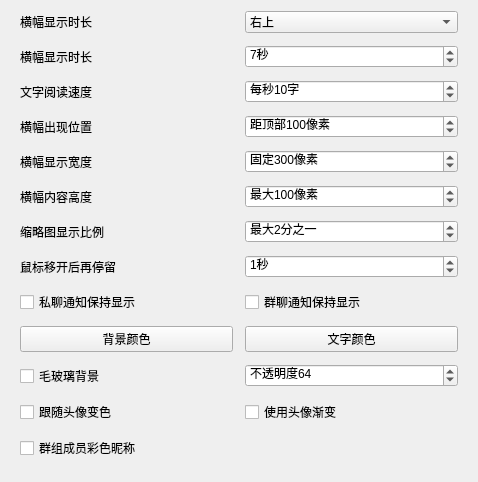
<?xml version="1.0" encoding="UTF-8"?>
<ui version="4.0">
 <class>BannerWidget</class>
 <widget class="QWidget" name="BannerWidget">
  <property name="geometry">
   <rect>
    <x>0</x>
    <y>0</y>
    <width>478</width>
    <height>482</height>
   </rect>
  </property>
  <property name="windowTitle">
   <string>Form</string>
  </property>
  <layout class="QVBoxLayout" name="verticalLayout">
   <item>
    <layout class="QGridLayout" name="gridLayout">
     <property name="leftMargin">
      <number>9</number>
     </property>
     <property name="rightMargin">
      <number>9</number>
     </property>
     <property name="spacing">
      <number>12</number>
     </property>
     <item row="7" column="1">
      <widget class="QSpinBox" name="retentionDurationSpin">
       <property name="toolTip">
        <string/>
       </property>
       <property name="suffix">
        <string>秒</string>
       </property>
       <property name="prefix">
        <string/>
       </property>
       <property name="minimum">
        <number>0</number>
       </property>
       <property name="maximum">
        <number>60</number>
       </property>
       <property name="singleStep">
        <number>1</number>
       </property>
       <property name="value">
        <number>1</number>
       </property>
      </widget>
     </item>
     <item row="4" column="1">
      <widget class="QSpinBox" name="fixedWidthSpin">
       <property name="toolTip">
        <string/>
       </property>
       <property name="suffix">
        <string>像素</string>
       </property>
       <property name="prefix">
        <string>固定</string>
       </property>
       <property name="minimum">
        <number>100</number>
       </property>
       <property name="maximum">
        <number>3000</number>
       </property>
       <property name="singleStep">
        <number>100</number>
       </property>
       <property name="value">
        <number>300</number>
       </property>
      </widget>
     </item>
     <item row="10" column="1">
      <widget class="QSpinBox" name="frostedGlassOpacitySpin">
       <property name="toolTip">
        <string/>
       </property>
       <property name="suffix">
        <string/>
       </property>
       <property name="prefix">
        <string>不透明度</string>
       </property>
       <property name="minimum">
        <number>0</number>
       </property>
       <property name="maximum">
        <number>255</number>
       </property>
       <property name="singleStep">
        <number>32</number>
       </property>
       <property name="value">
        <number>64</number>
       </property>
      </widget>
     </item>
     <item row="6" column="1">
      <widget class="QSpinBox" name="thumbnailPropSpin">
       <property name="toolTip">
        <string/>
       </property>
       <property name="suffix">
        <string>分之一</string>
       </property>
       <property name="prefix">
        <string>最大</string>
       </property>
       <property name="minimum">
        <number>1</number>
       </property>
       <property name="maximum">
        <number>99</number>
       </property>
       <property name="singleStep">
        <number>1</number>
       </property>
       <property name="value">
        <number>2</number>
       </property>
      </widget>
     </item>
     <item row="6" column="0">
      <widget class="QLabel" name="label_7">
       <property name="toolTip">
        <string>在弹窗中图片最大显示的尺寸
如果图片过大，将会压缩得更小</string>
       </property>
       <property name="text">
        <string>缩略图显示比例</string>
       </property>
      </widget>
     </item>
     <item row="12" column="0">
      <widget class="QCheckBox" name="colorfulGroupMemberCheck">
       <property name="text">
        <string>群组成员彩色昵称</string>
       </property>
      </widget>
     </item>
     <item row="1" column="1">
      <widget class="QSpinBox" name="displayDurationSpin">
       <property name="suffix">
        <string>秒</string>
       </property>
       <property name="minimum">
        <number>1</number>
       </property>
       <property name="maximum">
        <number>60</number>
       </property>
       <property name="singleStep">
        <number>1</number>
       </property>
       <property name="value">
        <number>7</number>
       </property>
      </widget>
     </item>
     <item row="3" column="0">
      <widget class="QLabel" name="label_3">
       <property name="toolTip">
        <string>通知卡片出现的位置</string>
       </property>
       <property name="text">
        <string>横幅出现位置</string>
       </property>
      </widget>
     </item>
     <item row="11" column="1">
      <widget class="QCheckBox" name="useHeaderGradientCheck">
       <property name="text">
        <string>使用头像渐变</string>
       </property>
      </widget>
     </item>
     <item row="2" column="1">
      <widget class="QSpinBox" name="textReadSpeedSpin">
       <property name="toolTip">
        <string/>
       </property>
       <property name="suffix">
        <string>字</string>
       </property>
       <property name="prefix">
        <string>每秒</string>
       </property>
       <property name="minimum">
        <number>1</number>
       </property>
       <property name="maximum">
        <number>60</number>
       </property>
       <property name="singleStep">
        <number>1</number>
       </property>
       <property name="value">
        <number>10</number>
       </property>
      </widget>
     </item>
     <item row="5" column="1">
      <widget class="QSpinBox" name="contentMaxHeightSpin">
       <property name="toolTip">
        <string/>
       </property>
       <property name="suffix">
        <string>像素</string>
       </property>
       <property name="prefix">
        <string>最大</string>
       </property>
       <property name="minimum">
        <number>0</number>
       </property>
       <property name="maximum">
        <number>999999</number>
       </property>
       <property name="singleStep">
        <number>100</number>
       </property>
       <property name="value">
        <number>100</number>
       </property>
      </widget>
     </item>
     <item row="1" column="0">
      <widget class="QLabel" name="label">
       <property name="text">
        <string>横幅显示时长</string>
       </property>
      </widget>
     </item>
     <item row="9" column="0">
      <widget class="InteractiveButtonBase" name="bgColorButton">
       <property name="text">
        <string>背景颜色</string>
       </property>
      </widget>
     </item>
     <item row="10" column="0">
      <widget class="QCheckBox" name="frostedGlassBgCheck">
       <property name="toolTip">
        <string>使用简单的毛玻璃背景效果
注意：仅在出现时静态模糊，不会随着底部内容的修改而变化</string>
       </property>
       <property name="text">
        <string>毛玻璃背景</string>
       </property>
      </widget>
     </item>
     <item row="8" column="0">
      <widget class="QCheckBox" name="privateKeepShowingCheck">
       <property name="toolTip">
        <string>私聊的通知出现后，不会自动隐藏（相当于未读）
除非用户操作后超时关闭，例如回复、鼠标移入再移开</string>
       </property>
       <property name="text">
        <string>私聊通知保持显示</string>
       </property>
      </widget>
     </item>
     <item row="8" column="1">
      <widget class="QCheckBox" name="groupKeepShowingCheck">
       <property name="toolTip">
        <string>群聊的通知出现后，不会自动隐藏（相当于未读）
除非用户操作后超时关闭，例如回复、鼠标移入再移开</string>
       </property>
       <property name="text">
        <string>群聊通知保持显示</string>
       </property>
      </widget>
     </item>
     <item row="3" column="1">
      <widget class="QSpinBox" name="floatPixelSpin">
       <property name="toolTip">
        <string/>
       </property>
       <property name="suffix">
        <string>像素</string>
       </property>
       <property name="prefix">
        <string>距顶部</string>
       </property>
       <property name="minimum">
        <number>0</number>
       </property>
       <property name="maximum">
        <number>999999</number>
       </property>
       <property name="singleStep">
        <number>100</number>
       </property>
       <property name="value">
        <number>100</number>
       </property>
      </widget>
     </item>
     <item row="7" column="0">
      <widget class="QLabel" name="label_4">
       <property name="toolTip">
        <string>失去焦点（鼠标移开/回复框关闭）后多久时间隐藏
一个小技巧：慢慢移开可快速隐藏通知，快速移开则可以继续保留</string>
       </property>
       <property name="text">
        <string>鼠标移开后再停留</string>
       </property>
      </widget>
     </item>
     <item row="5" column="0">
      <widget class="QLabel" name="label_6">
       <property name="toolTip">
        <string>通知卡片出现的位置</string>
       </property>
       <property name="text">
        <string>横幅内容高度</string>
       </property>
      </widget>
     </item>
     <item row="4" column="0">
      <widget class="QLabel" name="label_5">
       <property name="toolTip">
        <string>通知卡片出现的位置</string>
       </property>
       <property name="text">
        <string>横幅显示宽度</string>
       </property>
      </widget>
     </item>
     <item row="11" column="0">
      <widget class="QCheckBox" name="useHeaderColorCheck">
       <property name="text">
        <string>跟随头像变色</string>
       </property>
      </widget>
     </item>
     <item row="2" column="0">
      <widget class="QLabel" name="label_2">
       <property name="toolTip">
        <string>根据内容的长度，自动调整横幅通知显示的时长</string>
       </property>
       <property name="text">
        <string>文字阅读速度</string>
       </property>
      </widget>
     </item>
     <item row="9" column="1">
      <widget class="InteractiveButtonBase" name="titleColorButton">
       <property name="text">
        <string>文字颜色</string>
       </property>
      </widget>
     </item>
     <item row="0" column="0">
      <widget class="QLabel" name="label_8">
       <property name="text">
        <string>横幅显示时长</string>
       </property>
      </widget>
     </item>
     <item row="0" column="1">
      <widget class="QComboBox" name="positionCombo">
       <item>
        <property name="text">
         <string>右上</string>
        </property>
       </item>
       <item>
        <property name="text">
         <string>右下</string>
        </property>
       </item>
      </widget>
     </item>
    </layout>
   </item>
   <item>
    <spacer name="verticalSpacer">
     <property name="orientation">
      <enum>Qt::Vertical</enum>
     </property>
     <property name="sizeHint" stdset="0">
      <size>
       <width>20</width>
       <height>127</height>
      </size>
     </property>
    </spacer>
   </item>
  </layout>
 </widget>
 <customwidgets>
  <customwidget>
   <class>InteractiveButtonBase</class>
   <extends>QPushButton</extends>
   <header>interactivebuttonbase.h</header>
  </customwidget>
 </customwidgets>
 <resources/>
 <connections/>
</ui>
